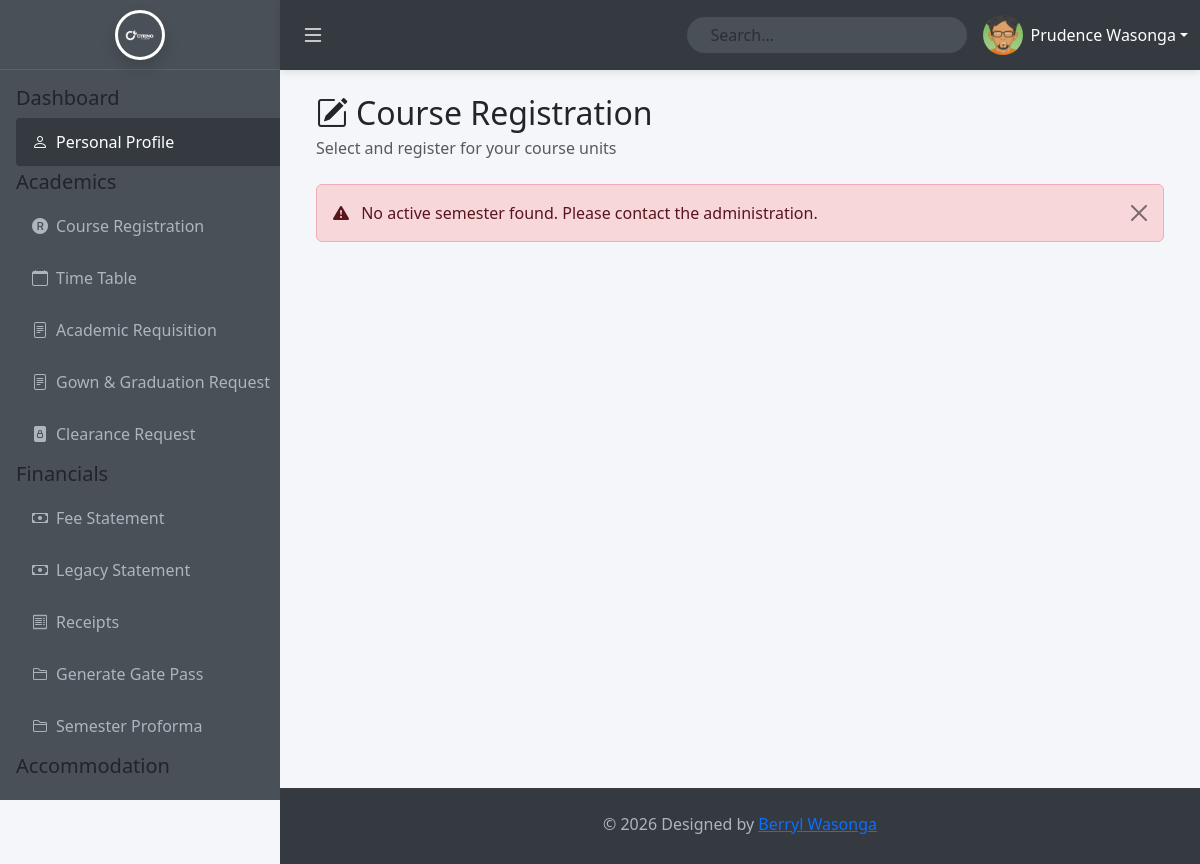
Page /students/course_registration.php (signed in) on the earlier database version.
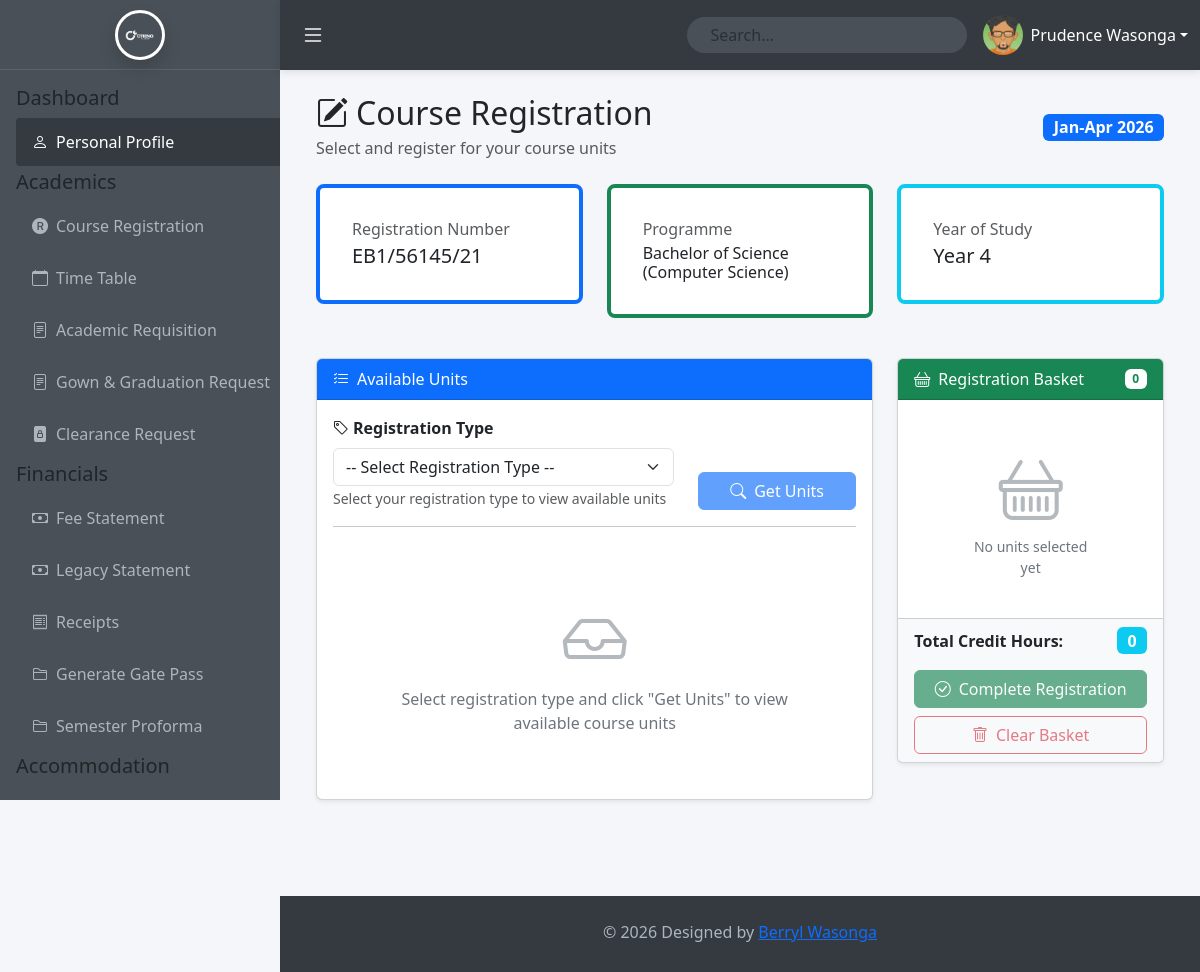
Same page on the later database version.
### tables this page shows
CREATE TABLE `users` (
  `id` int(11) NOT NULL,
  `first_name` varchar(50) NOT NULL DEFAULT '',
  `last_name` varchar(50) NOT NULL DEFAULT '',
  `email` varchar(255) NOT NULL,
  `reg_no` varchar(50) DEFAULT NULL,
  `password` varchar(255) NOT NULL,
  `role` varchar(20) NOT NULL DEFAULT 'user',
  `status` enum('active','inactive') NOT NULL DEFAULT 'active',
  `last_login` timestamp NULL DEFAULT NULL,
  `created_at` timestamp NOT NULL DEFAULT current_timestamp(),
  `fullname` varchar(100) GENERATED ALWAYS AS (concat(`first_name`,' ',`last_name`)) STORED,
  `gender` enum('Male','Female','Other') DEFAULT NULL,
  `dob` date DEFAULT NULL,
  `address` varchar(255) DEFAULT NULL,
  `campus` varchar(50) DEFAULT 'MAIN',
  `programme` varchar(150) DEFAULT NULL,
  `course_id` int(11) DEFAULT NULL,
  `attempted_units` int(11) DEFAULT 0,
  `registered_units` int(11) DEFAULT 0
);

CREATE TABLE `semesters` (
  `id` int(11) NOT NULL,
  `academic_year_id` int(11) NOT NULL,
  `semester_name` varchar(50) NOT NULL,
  `start_date` date NOT NULL,
  `end_date` date NOT NULL,
  `is_current` tinyint(1) DEFAULT 0,
  `status` enum('active','inactive') DEFAULT 'active',
  `created_at` timestamp NOT NULL DEFAULT current_timestamp()
);

CREATE TABLE `student_academic_info` (
  `id` int(11) NOT NULL,
  `user_id` int(11) NOT NULL,
  `current_year_of_study` int(11) NOT NULL DEFAULT 1,
  `current_semester_of_study` int(11) NOT NULL DEFAULT 1,
  `academic_year_id` int(11) DEFAULT NULL,
  `updated_at` timestamp NOT NULL DEFAULT current_timestamp() ON UPDATE current_timestamp()
);

### students/registration_functions.php (called while the page is built, shortened)
<?php
function getCurrentSemester($conn) {
    $stmt = $conn->prepare("
        SELECT s.*, ay.year_name
        FROM semesters s
        JOIN academic_years ay ON s.academic_year_id = ay.id
        WHERE s.is_current = TRUE AND s.status = 'active'
        LIMIT 1
    ");
    $stmt->execute();
    $result = $stmt->get_result();
    $semester = $result->fetch_assoc();
    return $semester;
}
function getStudentAcademicInfo($conn, $user_id) {
    $stmt = $conn->prepare("
        SELECT * FROM student_academic_info
        WHERE user_id = ?
    ");
    $stmt->bind_param("i", $user_id);
    $stmt->execute();
    $result = $stmt->get_result();
    $info = $result->fetch_assoc();
    return $info;
}
?>

### students/course_registration.php (the view, shortened to what the changed rows need)
<?php
include '../config.php';
require_once 'registration_functions.php';
$current_semester = getCurrentSemester($conn);
if (!$current_semester) {
    $error_message = "No active semester found. Please contact the administration.";
}
$student_info = getStudentAcademicInfo($conn, $_SESSION['user_id']);
?>
<!DOCTYPE html>
<html lang="en">
<head>
    <link href="https://cdn.jsdelivr.net/npm/bootstrap@5.3.3/dist/css/bootstrap.min.css" rel="stylesheet">
    <link href="https://cdn.jsdelivr.net/npm/bootstrap-icons@1.11.3/font/bootstrap-icons.css" rel="stylesheet">
    <link href="Assets/main.css" rel="stylesheet">
</head>
<body>
    <?php
        include_once 'partials/sidebar.php';
        include_once 'partials/top_navbar.php';
    ?>
    <div class="main-content">
        <div class="container-fluid">
            <div class="row mb-4">
                <div class="col-12">
                    <div class="d-flex justify-content-between align-items-center">
                        <div>
                            <h2 class="mb-1"><i class="bi bi-pencil-square me-2"></i>Course Registration</h2>
                        </div>
                        <?php if ($current_semester): ?>
                        <div class="text-end">
                            <span class="badge bg-primary fs-6">
                                <?php echo htmlspecialchars($current_semester['semester_name']); ?>
                            </span>
                        </div>
                        <?php endif; ?>
                    </div>
                </div>
            </div>
            <?php if (isset($error_message)): ?>
            <div class="alert alert-danger alert-dismissible fade show">
                <i class="bi bi-exclamation-triangle-fill me-2"></i>
                <?php echo $error_message; ?>
                <button type="button" class="btn-close" data-bs-dismiss="alert"></button>
            </div>
            <?php else: ?>
            <div class="row mb-4">
                <div class="col-md-4">
                    <div class="card stat-card border-start border-primary border-4">
                        <div class="card-body">
                            <h6 class="text-muted mb-1">Registration Number</h6>
                            <h5 class="mb-0"><?php echo htmlspecialchars($user['reg_no'] ?? 'N/A'); ?></h5>
                        </div>
                    </div>
                </div>
                <div class="col-md-4">
                    <div class="card stat-card border-start border-success border-4">
                        <div class="card-body">
                            <h6 class="text-muted mb-1">Programme</h6>
                            <h6 class="mb-0"><?php echo htmlspecialchars($user['programme'] ?? 'N/A'); ?></h6>
                        </div>
                    </div>
                </div>
                <div class="col-md-4">
                    <div class="card stat-card border-start border-info border-4">
                        <div class="card-body">
                            <h6 class="text-muted mb-1">Year of Study</h6>
                            <h5 class="mb-0">Year <?php echo $student_info['current_year_of_study'] ?? 1; ?></h5>
                        </div>
                    </div>
                </div>
            </div>
            <div class="row">
                <div class="col-lg-8 mb-4">
                    <div class="card shadow-sm">
                        <div class="card-header bg-primary text-white">
                            <i class="bi bi-list-check me-2"></i>Available Units
                        </div>
                        <div class="card-body">
                            <div class="row mb-3">
                                <div class="col-md-8">
                                    <label for="registrationType" class="form-label fw-bold">
                                        <i class="bi bi-tag me-1"></i>Registration Type
                                    </label>
                                    <select class="form-select" id="registrationType">
                                        <option value="">-- Select Registration Type --</option>
                                    </select>
                                    <small class="text-muted">Select your registration type to view available units</small>
                                </div>
                                <div class="col-md-4 d-flex align-items-end">
                                    <button type="button" class="btn btn-primary w-100" id="getUnitsBtn" disabled>
                                        <i class="bi bi-search me-2"></i>Get Units
                                    </button>
                                </div>
                            </div>
                            <hr>
                            <div id="unitsContainer">
                                <div class="empty-state">
                                    <i class="bi bi-inbox"></i>
                                    <p class="mb-0">Select registration type and click "Get Units" to view available course units</p>
                                </div>
                            </div>
                        </div>
                    </div>
                </div>
                <div class="col-lg-4 mb-4">
                    <div class="card shadow-sm sticky-top" style="top: 80px;">
                        <div class="card-header bg-success text-white d-flex justify-content-between align-items-center">
                            <span><i class="bi bi-basket me-2"></i>Registration Basket</span>
                            <span class="badge bg-white text-success" id="basketCount">0</span>
                        </div>
                        <div class="card-body" style="max-height: 400px; overflow-y: auto;">
                            <div id="basketContainer">
                                <div class="empty-state py-4">
                                    <i class="bi bi-basket"></i>
                                    <p class="small mb-0">No units selected yet</p>
                                </div>
                            </div>
                        </div>
                        <div class="card-footer bg-light">
                            <div class="d-flex justify-content-between align-items-center mb-3">
                                <strong>Total Credit Hours:</strong>
                                <span class="badge bg-info fs-6" id="totalCredits">0</span>
                            </div>
                            <button type="button" class="btn btn-success w-100 mb-2" id="completeRegistrationBtn" disabled>
                                <i class="bi bi-check-circle me-2"></i>Complete Registration
                            </button>
                            <button type="button" class="btn btn-outline-danger w-100" id="clearBasketBtn" disabled>
                                <i class="bi bi-trash me-2"></i>Clear Basket
                            </button>
                        </div>
                    </div>
                </div>
            </div>
            <?php endif; ?>
        </div>
    </div>
</body>
</html>

### students/partials/top_navbar.php (shortened to what the changed rows need)
<?php
include '../config.php';
$stmt = $conn->prepare("SELECT * FROM users WHERE id = ?");
$stmt->bind_param("i", $_SESSION['user_id']);
$stmt->execute();
$user = $stmt->get_result()->fetch_assoc();
$full_name = trim($user['first_name'] . ' ' . $user['last_name']);
?>
    <nav class="top-navbar">
        <div class="container-fluid d-flex align-items-center h-100">
            <div class="dropdown d-none d-lg-block">
                <a class="dropdown-toggle d-flex align-items-center text-white text-decoration-none"
                   href="#"
                   role="button"
                   data-bs-toggle="dropdown"
                   aria-expanded="false">
                    <img src="Assets/images/1.png"
                         class="rounded-circle profile-img-small me-2"
                         alt="User">
                    <span class="user-name"><?php echo htmlspecialchars($full_name); ?></span>
                </a>
            </div>
        </div>
    </nav>

Differences in the rows shown:
changed users "Prudence Wasonga": reg_no (not shown) → "EB1/56145/21"; programme (not shown) → "Bachelor of Science (Computer Science)"
added semesters: semester_name "Jan-Apr 2026"
added student_academic_info: current_year_of_study "4"
Other differences:
form field value: (not shown) → "-- Select Registration Type --"
$error_message: "No active semester found. Please contact the administration." → (not shown)
text now shown: "Registration Number Programme Year of Study Year Available Units Registration Type Select your registration type to view available units Get Units Select registration type and click \"Get Units\" to view available course units Registration Basket 0 No units selected yet Total Credit Hours: 0 Complete Registration Clear Basket"
